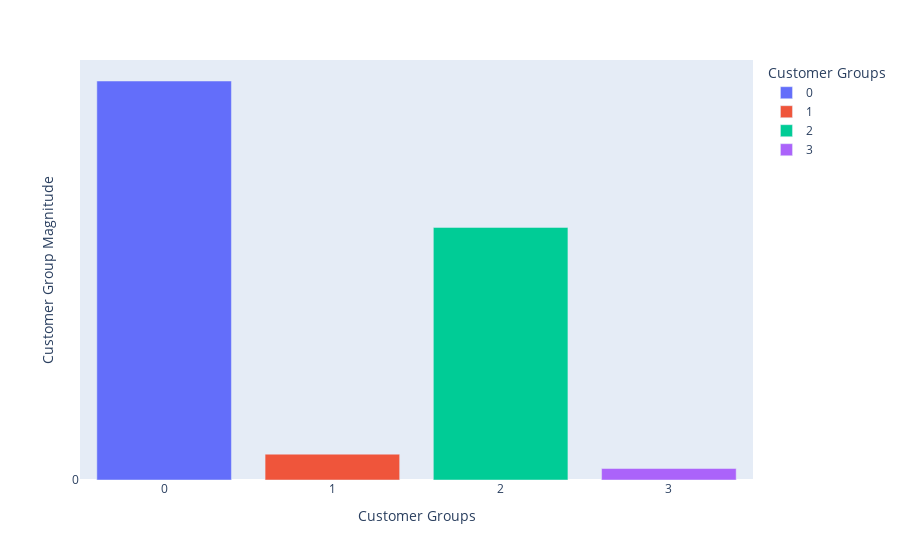

Notebook code for this chart:
### Code cell
fig = px.bar(cardinality_df, x="Customer Groups", 
             y="Customer Group Magnitude",
             color = "Customer Groups",
             category_orders = {"Customer Groups": ["0", "1", "2", "3"]})

fig.update_layout(xaxis = dict(
        tickmode = 'linear',
        tick0 = 1,
        dtick = 1),
                 yaxis = dict(
        tickmode = 'linear',
        tick0 = 1000,
        dtick = 1000))

fig.show()

### Figure 1 — Plotly figure (JSON) as saved in the notebook; plotly's stock layout.template omitted (floating-point values rounded to 4 significant figures)
{"data": [{"alignmentgroup": "True", "hovertemplate": "Customer Groups=%{x}<br>Customer Group Magnitude=%{y}<extra></extra>", "legendgroup": "0", "marker": {"color": "#636efa", "pattern": {"shape": ""}}, "name": "0", "offsetgroup": "0", "orientation": "v", "showlegend": true, "textposition": "auto", "type": "bar", "x": ["0"], "xaxis": "x", "y": [139], "yaxis": "y"}, {"alignmentgroup": "True", "hovertemplate": "Customer Groups=%{x}<br>Customer Group Magnitude=%{y}<extra></extra>", "legendgroup": "1", "marker": {"color": "#EF553B", "pattern": {"shape": ""}}, "name": "1", "offsetgroup": "1", "orientation": "v", "showlegend": true, "textposition": "auto", "type": "bar", "x": ["1"], "xaxis": "x", "y": [9], "yaxis": "y"}, {"alignmentgroup": "True", "hovertemplate": "Customer Groups=%{x}<br>Customer Group Magnitude=%{y}<extra></extra>", "legendgroup": "2", "marker": {"color": "#00cc96", "pattern": {"shape": ""}}, "name": "2", "offsetgroup": "2", "orientation": "v", "showlegend": true, "textposition": "auto", "type": "bar", "x": ["2"], "xaxis": "x", "y": [88], "yaxis": "y"}, {"alignmentgroup": "True", "hovertemplate": "Customer Groups=%{x}<br>Customer Group Magnitude=%{y}<extra></extra>", "legendgroup": "3", "marker": {"color": "#ab63fa", "pattern": {"shape": ""}}, "name": "3", "offsetgroup": "3", "orientation": "v", "showlegend": true, "textposition": "auto", "type": "bar", "x": ["3"], "xaxis": "x", "y": [4], "yaxis": "y"}], "layout": {"barmode": "relative", "legend": {"title": {"text": "Customer Groups"}, "tracegroupgap": 0}, "margin": {"t": 60}, "xaxis": {"anchor": "y", "categoryarray": ["0", "1", "2", "3"], "categoryorder": "array", "domain": [0, 1], "dtick": 1, "tick0": 1, "tickmode": "linear", "title": {"text": "Customer Groups"}}, "yaxis": {"anchor": "x", "domain": [0, 1], "dtick": 1000, "tick0": 1000, "tickmode": "linear", "title": {"text": "Customer Group Magnitude"}}}}
